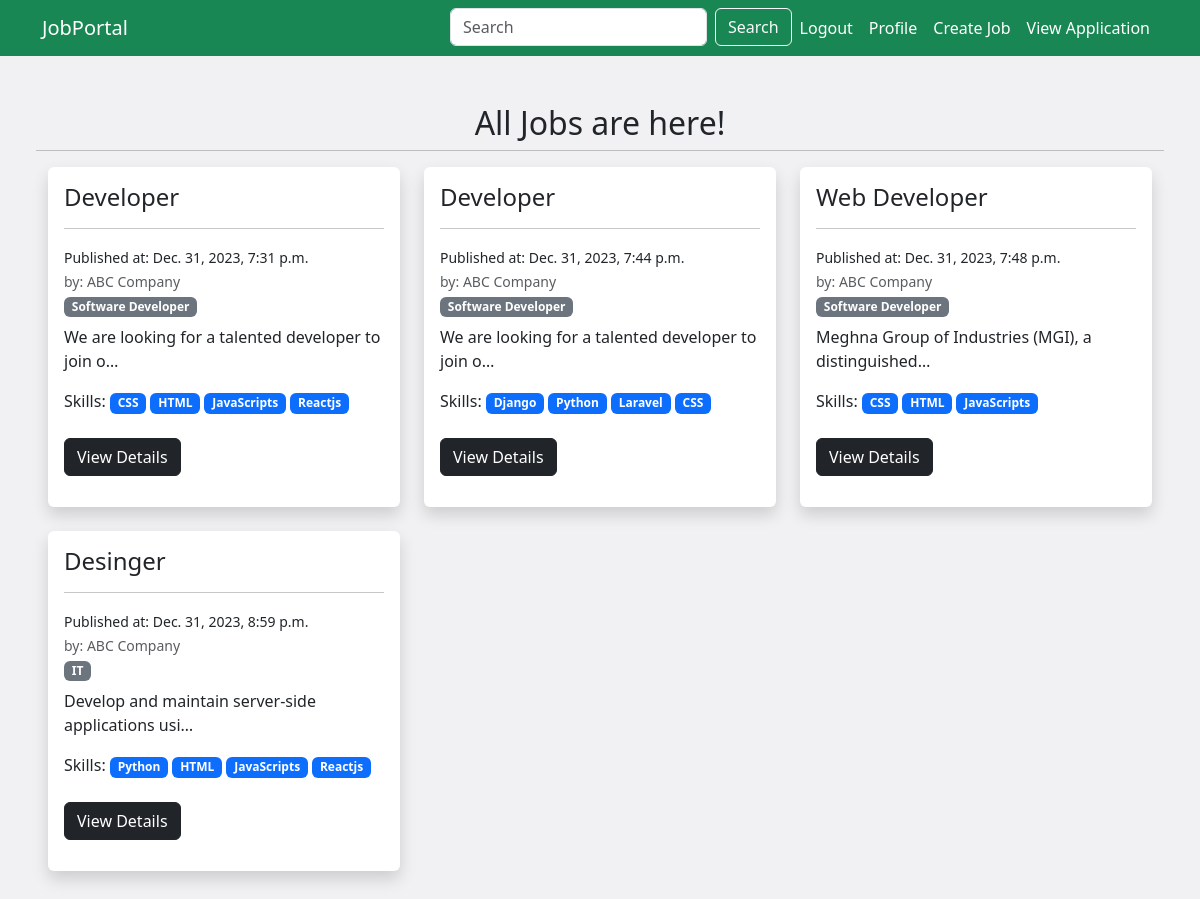
The app's page / (signed in), older data.
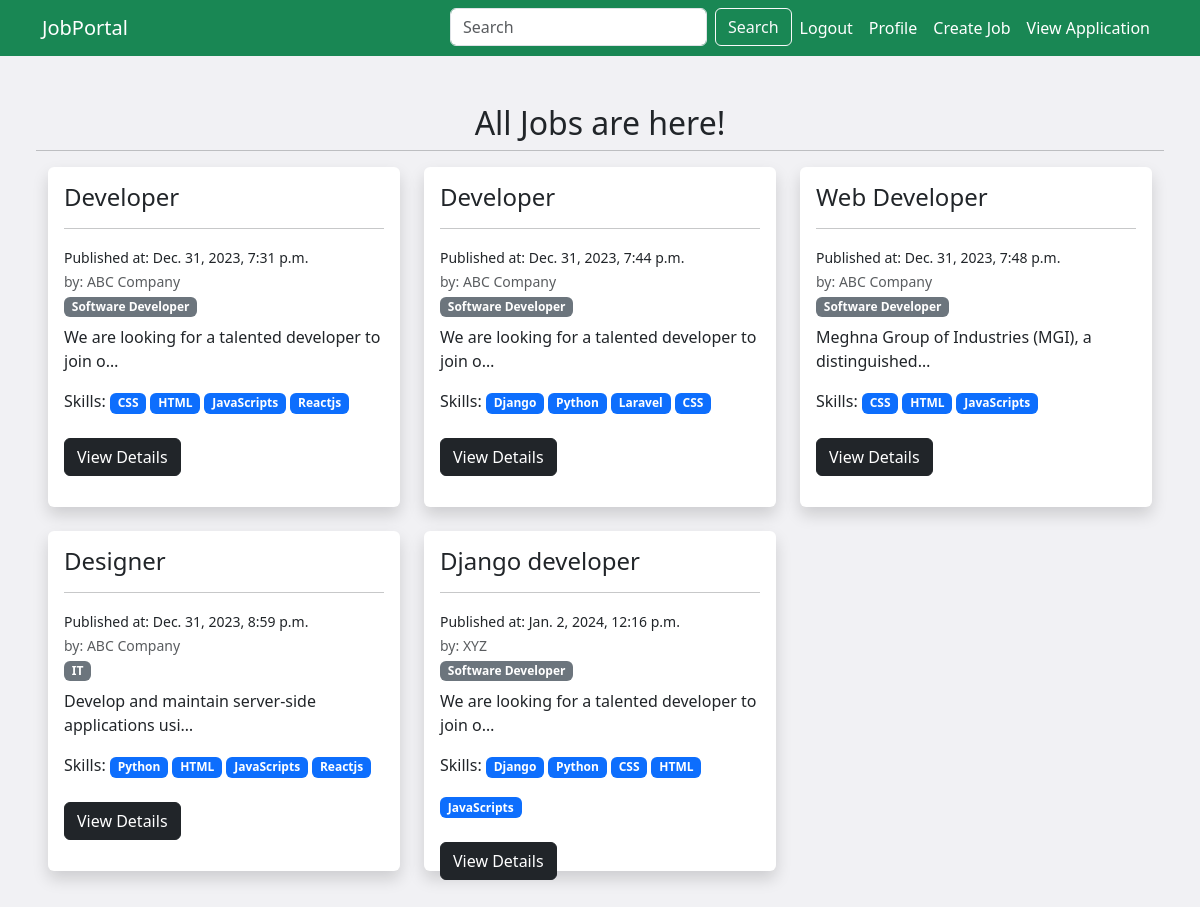
The same page, newer data.
### app/models.py (models this page shows, shortened)
class JobPost(models.Model):
    recruiter = models.ForeignKey(CustomUser, on_delete=models.CASCADE)
    title = models.CharField(max_length=255)
    openings = models.PositiveIntegerField()
    category = models.ForeignKey(Category, on_delete=models.CASCADE)
    description = models.TextField()
    skill_set = models.ManyToManyField(Skills)
    posted_at = models.DateTimeField(auto_now_add=True)
    updated_at = models.DateTimeField(auto_now=True)

class CustomUser(AbstractUser):
    user_type = models.CharField(max_length=100)
    first_name = models.CharField(max_length=100)
    last_name = models.CharField(max_length=100)

class Recruiter_Profile(models.Model):
    user_profile = models.OneToOneField(CustomUser,on_delete=models.CASCADE)
    company_name = models.CharField(max_length = 100)
    address = models.TextField()
    profile_image = models.ImageField(upload_to="img", null=True, blank=True)

class Category(models.Model):
    title = models.CharField(max_length=100, unique=True)
    def __str__(self):
        return self.title

class Skills(models.Model):
    title = models.CharField(max_length=100, unique=True)

### app/views.py (the view)
# urls.py: path('', views.job_list, name="job_list"),
@login_required(login_url='login')
def job_list(request):
    job = JobPost.objects.all()
    return render(request,"joblist.html",{'job':job})

### app/templates/joblist.html
{% extends "base.html" %}
{% block content %}
<div class="row p-5">
    <h2 class="text-center">All Jobs are here!</h2>
    <hr>
    {% for job in job %}
        <div class="col-lg-4 mb-4">
            <div class="card border-0 shadow" style="height: 340px;">
                <div class="card-body">
                    <h4 class="card-title">{{ job.title }}</h4>
                    <hr>
                    <small>Published at: {{job.posted_at}}</small><br>
                    <small class='text-muted'>by: {{job.recruiter.recruiter_profile.company_name}}</small>
                    <br>
                    <span class="badge bg-secondary">{{job.category}}</span>
                    <p class="card-text mt-2">{{ job.description |truncatechars:50 }}</p>
                    <div class="skills-badges">Skills:
                    {% for skill in job.skill_set.all %}
                    <p class="badge bg-primary">{{ skill.title }}</p>
                    {% endfor %}
                    </div>
                    <a href="{% url 'job_details' id=job.id %}" class="btn btn-dark mt-2">View Details</a>
                </div>
            </div>
        </div>
    {% endfor %}
</div>
{% endblock content %}

Row changes from the older to the newer data that the page shows:
changed JobPost "Develop and maintain server-side applications usi…": title "Desinger" → "Designer"
added JobPost: title "Django developer", posted_at "Jan. 2, 2024, 12:16 p.m.", recruiter.recruiter_profile.company_name "XYZ", category "Software Developer", description "We are looking for a talented developer to join o…", Skills (title "Django"), Skills (title "Python"), Skills (title "CSS"), Skills (title "HTML"), Skills (title "JavaScripts")
